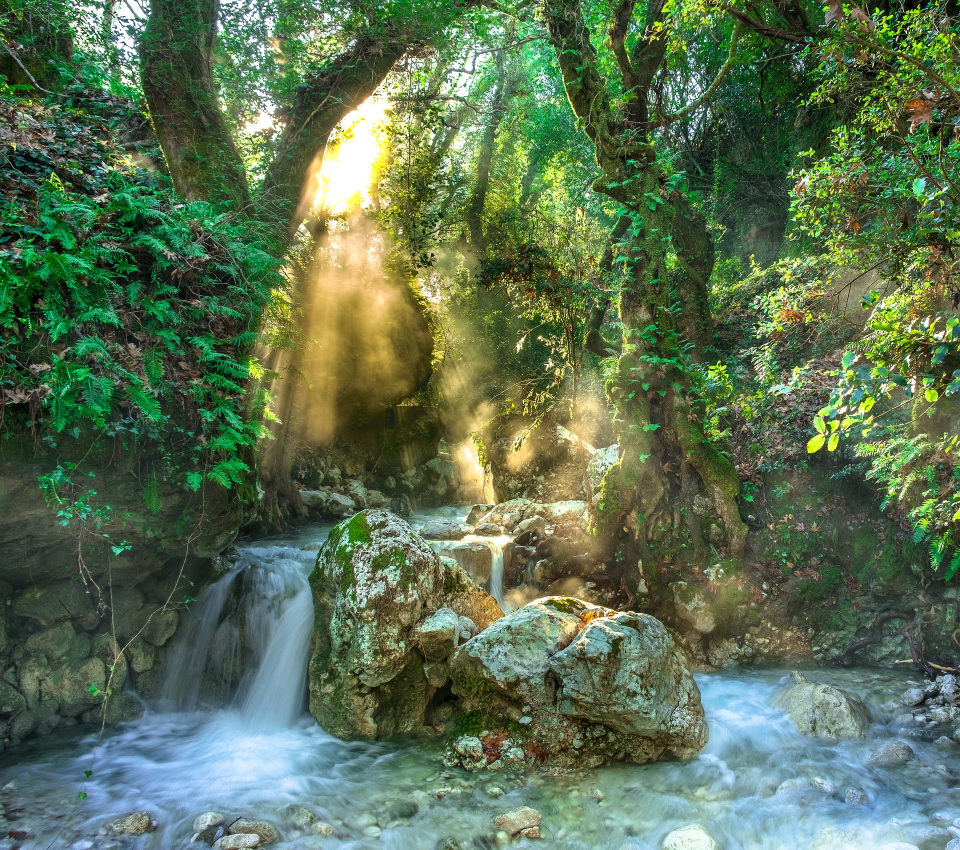
#> input picture img1.jpg, 1920 x 1699 px (shown at 1/2 size); its folder holds 3 pictures in this run
$ python bt709_grayscale_conversion.py
#> lines starting #> are read from the running program, lines starting #| are printed output that depends on the picture
# -*- coding: utf-8 -*-
"""
Created on Thu Jan 11 13:59:43 2024

@author: jose ochoa
"""

import cv2

# Lista de archivos a procesar
imagenes = ["img1", "img2", "img3"]

# Pesos para la conversión a escala de grises
wr = 0.2125
wg = 0.7154
wb = 0.072

for ruta in imagenes:
    img = cv2.imread(f"{ruta}.jpg")
#> img is the input picture: shape (1699, 1920, 3); mean B, G, R 82.7, 112.2, 91

    # Separación de canales RGB (OpenCV usa BGR)
    r = img[:,:,2]
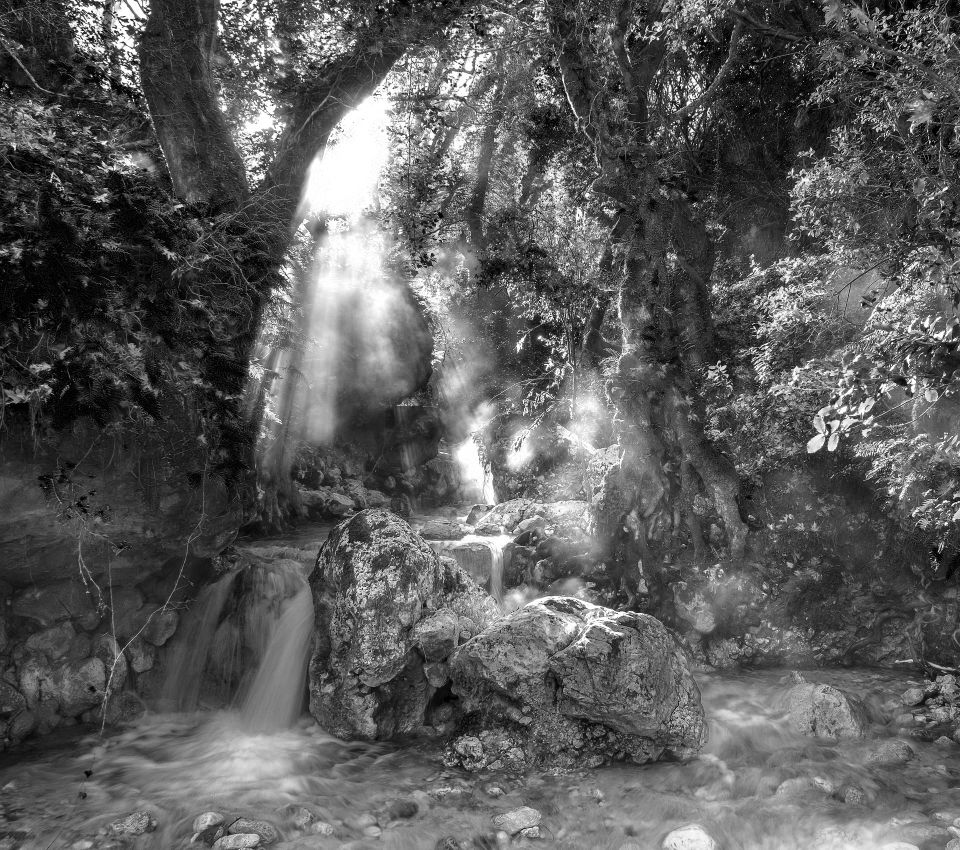
#> r: shape (1699, 1920) (shown at 1/2 size); min 0, max 255, mean 91
    g = img[:,:,1]
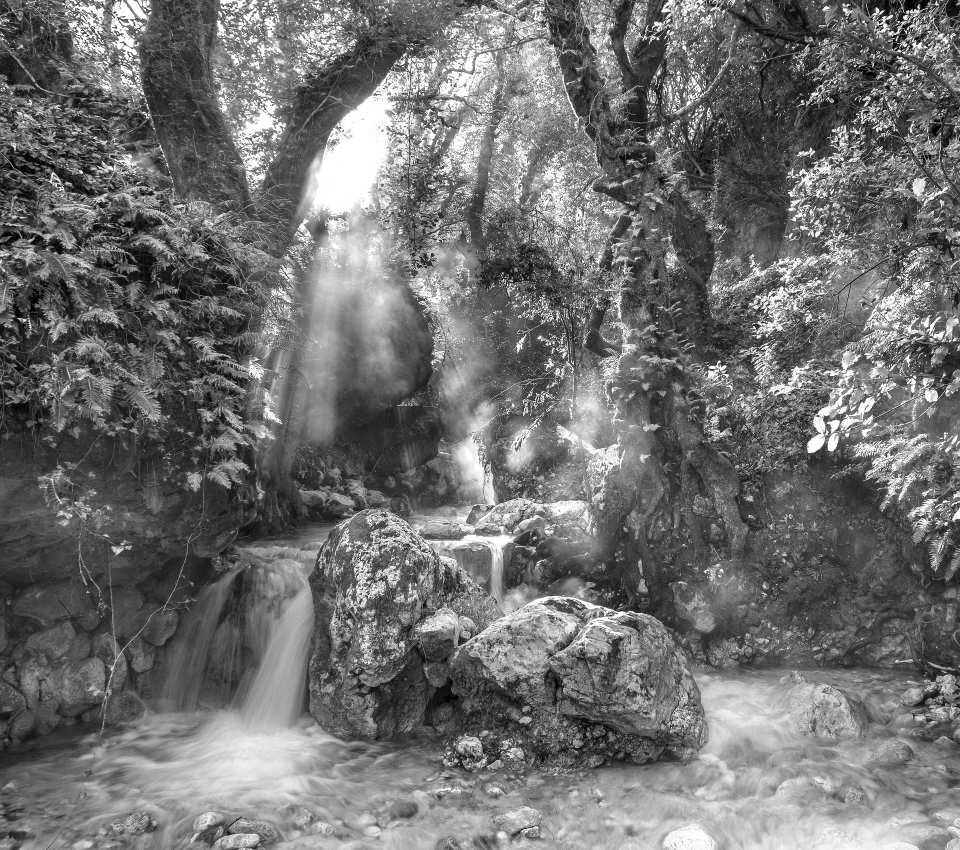
#> g: shape (1699, 1920) (shown at 1/2 size); min 0, max 255, mean 112.2
    b = img[:,:,0]
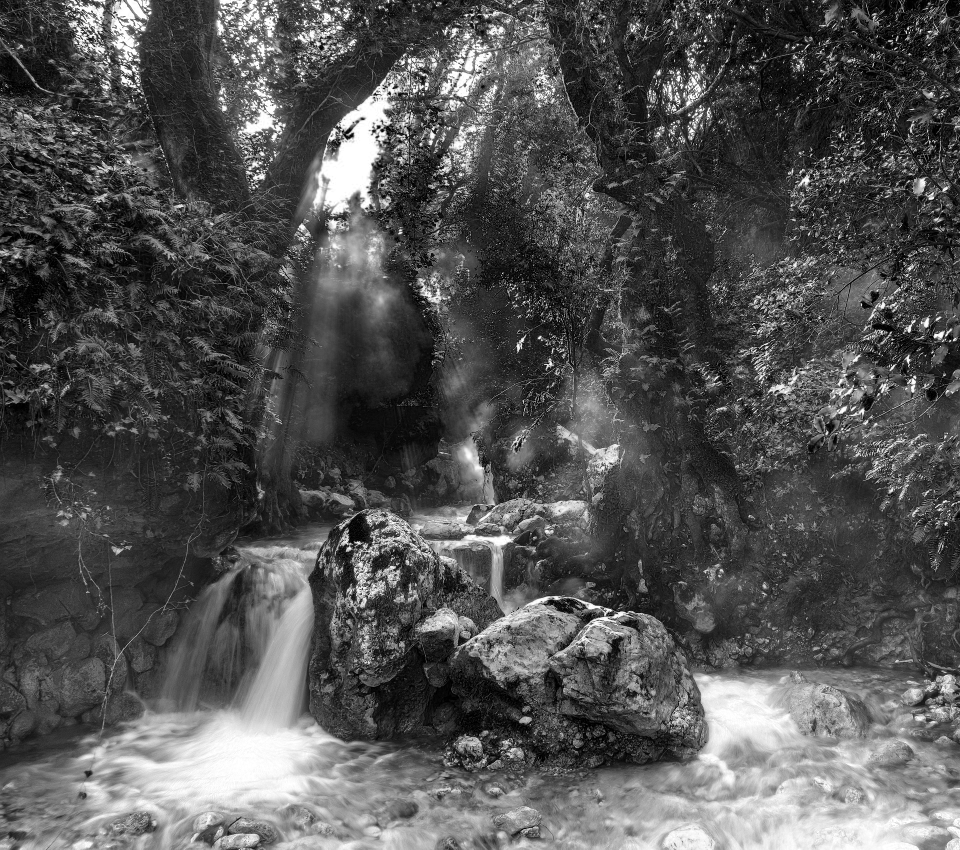
#> b: shape (1699, 1920) (shown at 1/2 size); min 0, max 255, mean 82.7

    # Promedio ponderado y conversión a enteros
    n_img = (wr*r + wg*g + wb*b)/3
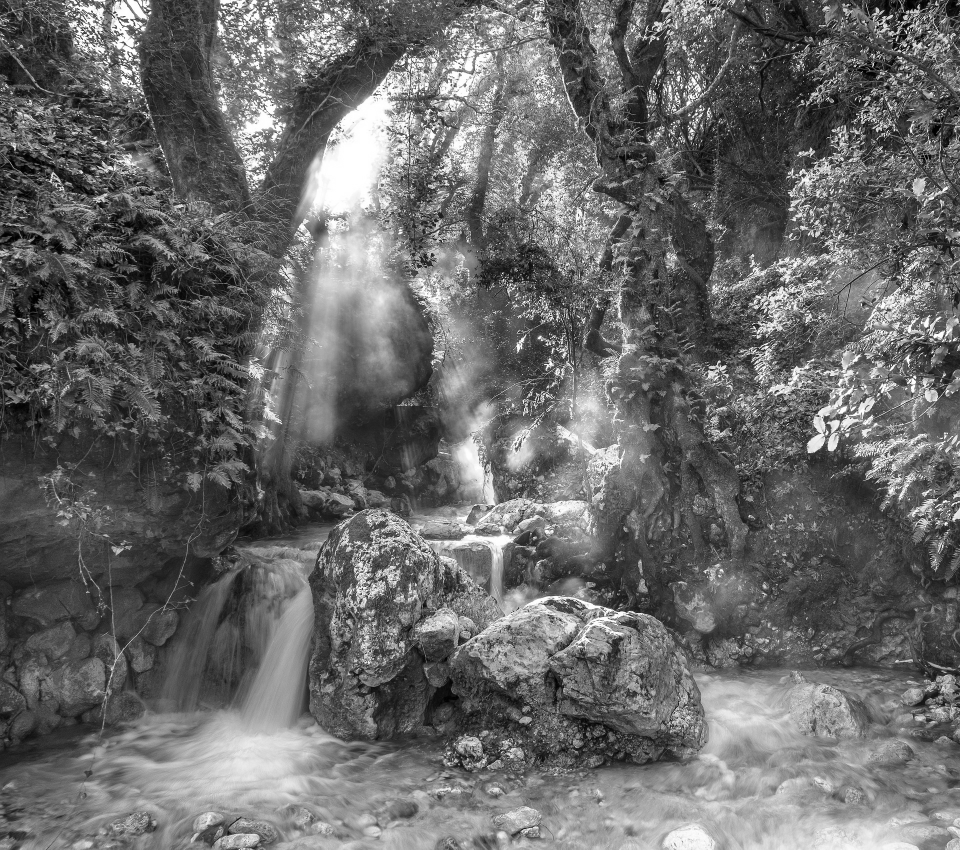
#> n_img: shape (1699, 1920) float64 (shown at 1/2 size); min 0, max 84.99, mean 35.2; drawn with min black and max white
    n_img = n_img.astype(int)

    # Guardar imagen resultante
    cv2.imwrite(f"{ruta}_E10.jpg", n_img)
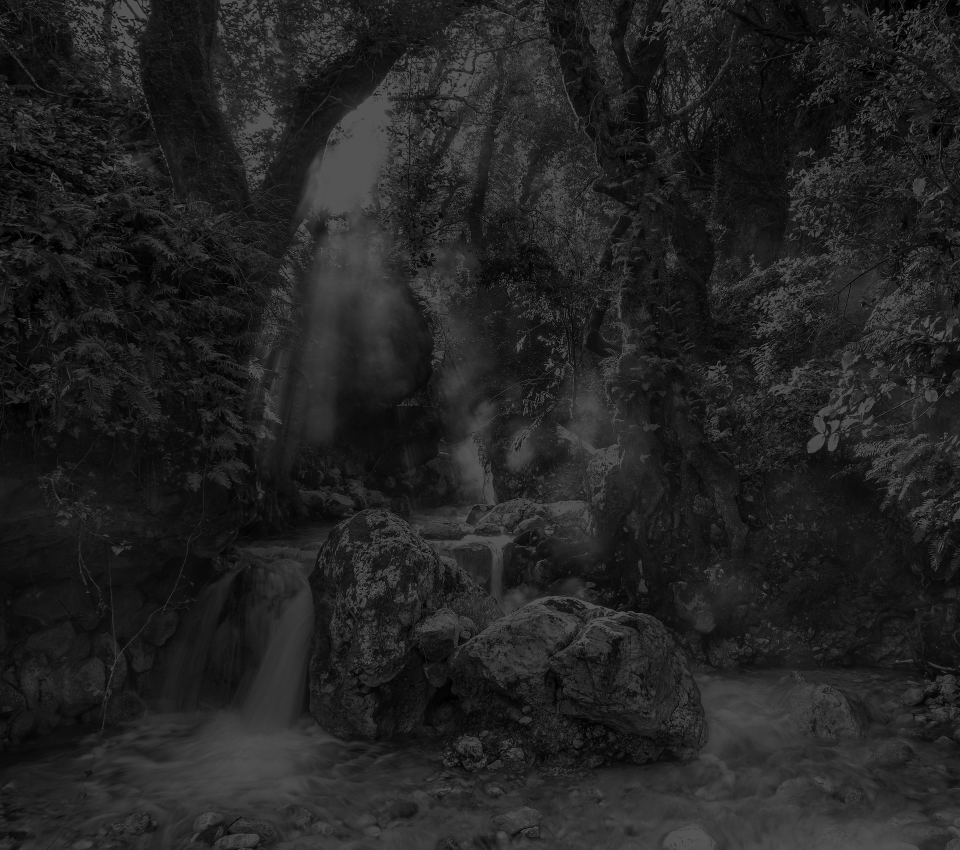
#> saved as img1_E10.jpg: shape (1699, 1920) (shown at 1/2 size); min 0, max 84, mean 34.7
#> pass 2 of the loop `for ruta in imagenes:`:
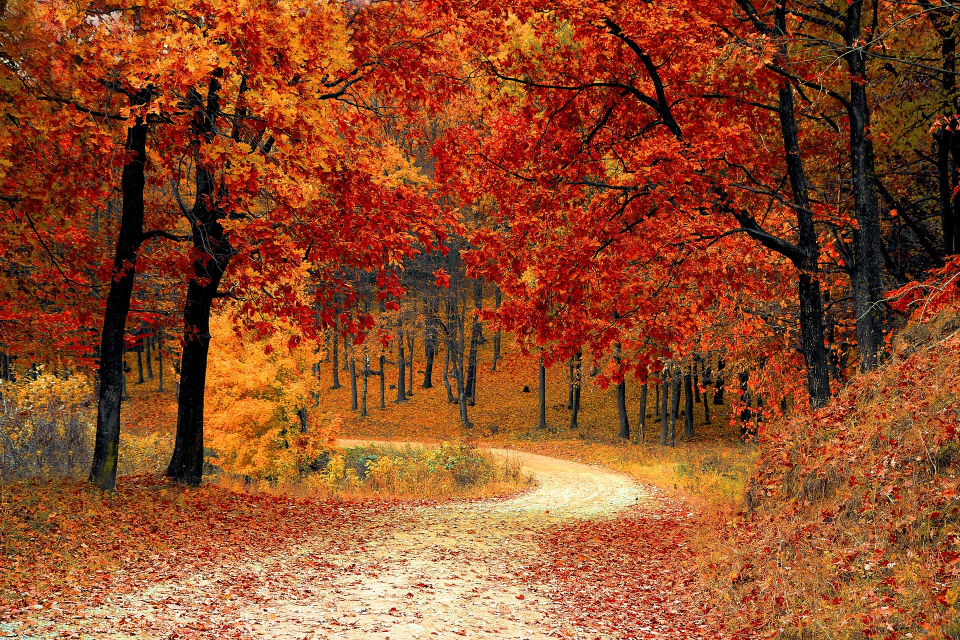
#> input picture img2.jpg, 1920 x 1280 px (shown at 1/2 size)
#> img is the input picture: shape (1280, 1920, 3); mean B, G, R 40.7, 76, 144.1
#> r: shape (1280, 1920)
#> g: shape (1280, 1920)
#> b: shape (1280, 1920)
#> `n_img = (wr*r + wg*g + wb*b)/3`:
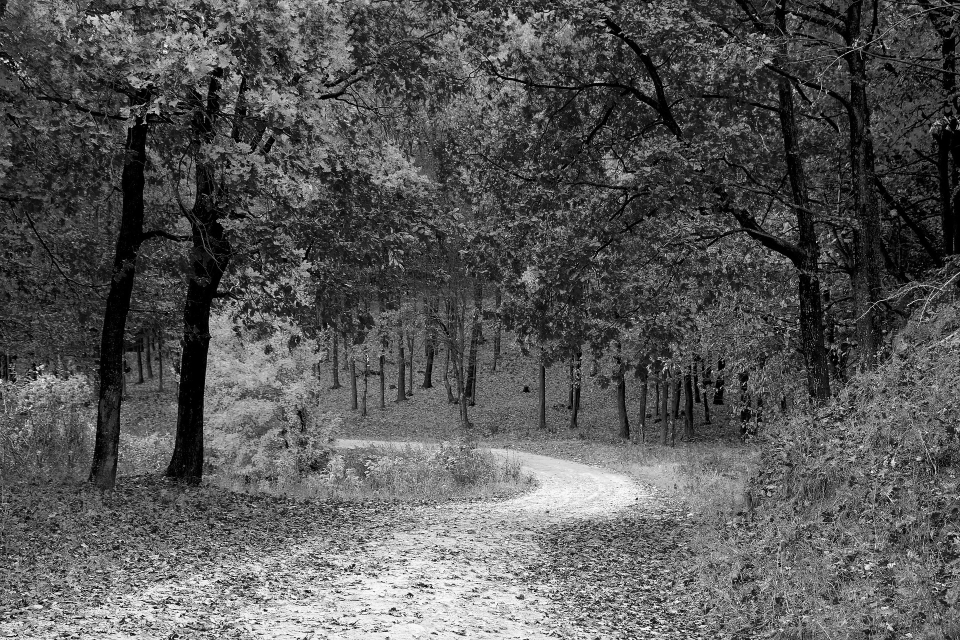
#> n_img: shape (1280, 1920) float64 (shown at 1/2 size); min 0, max 84.99, mean 29.3; drawn with min black and max white
#> `cv2.imwrite(f"{ruta}_E10.jpg", n_img)`:
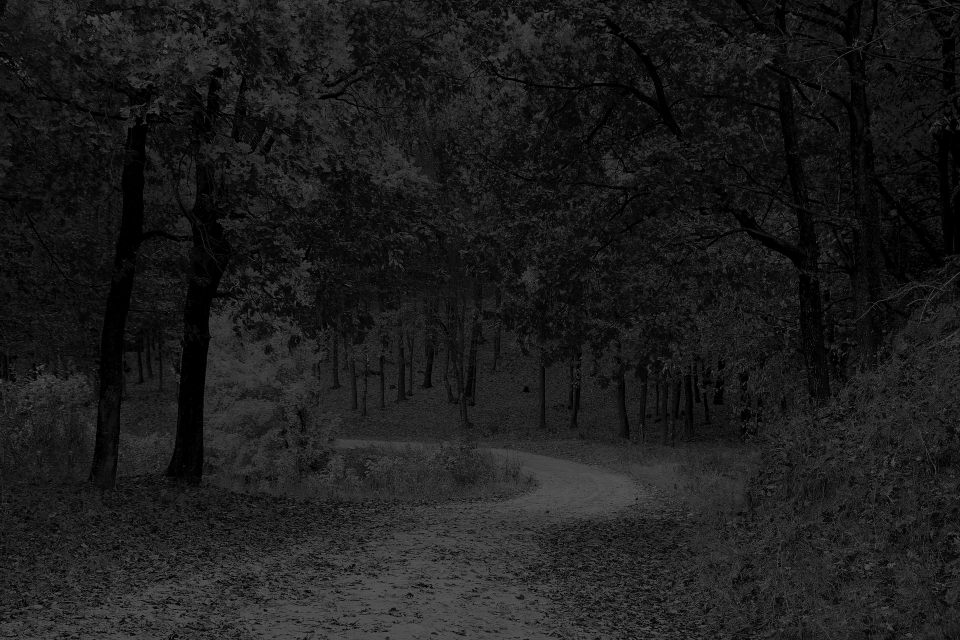
#> saved as img2_E10.jpg: shape (1280, 1920) (shown at 1/2 size); min 0, max 84, mean 28.8
#> pass 3 of the loop `for ruta in imagenes:`:
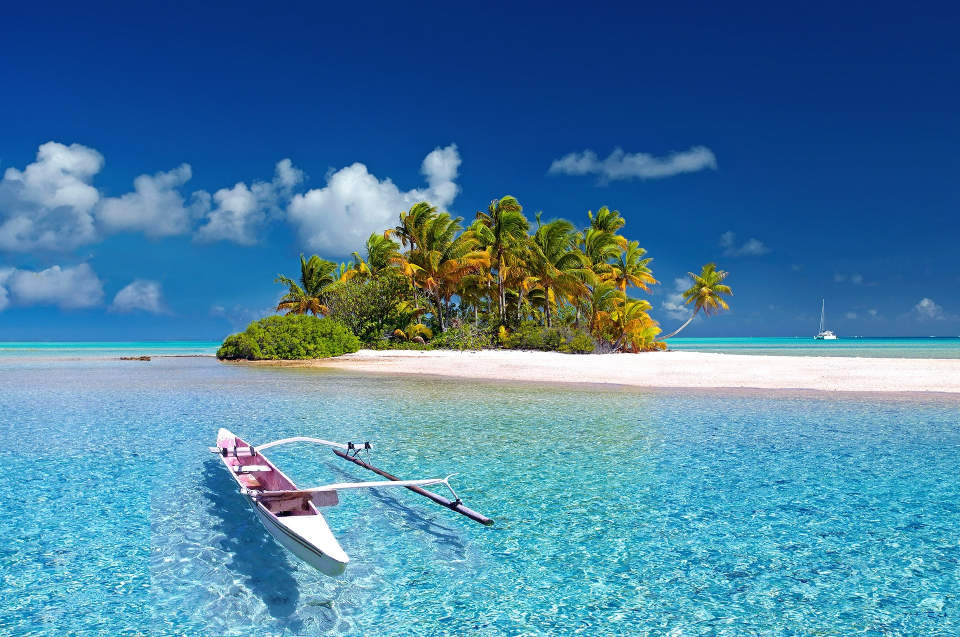
#> input picture img3.jpg, 1920 x 1274 px (shown at 1/2 size)
#> img is the input picture: shape (1274, 1920, 3); mean B, G, R 162.8, 128.1, 72.7
#> r: shape (1274, 1920)
#> g: shape (1274, 1920)
#> b: shape (1274, 1920)
#> `n_img = (wr*r + wg*g + wb*b)/3`:
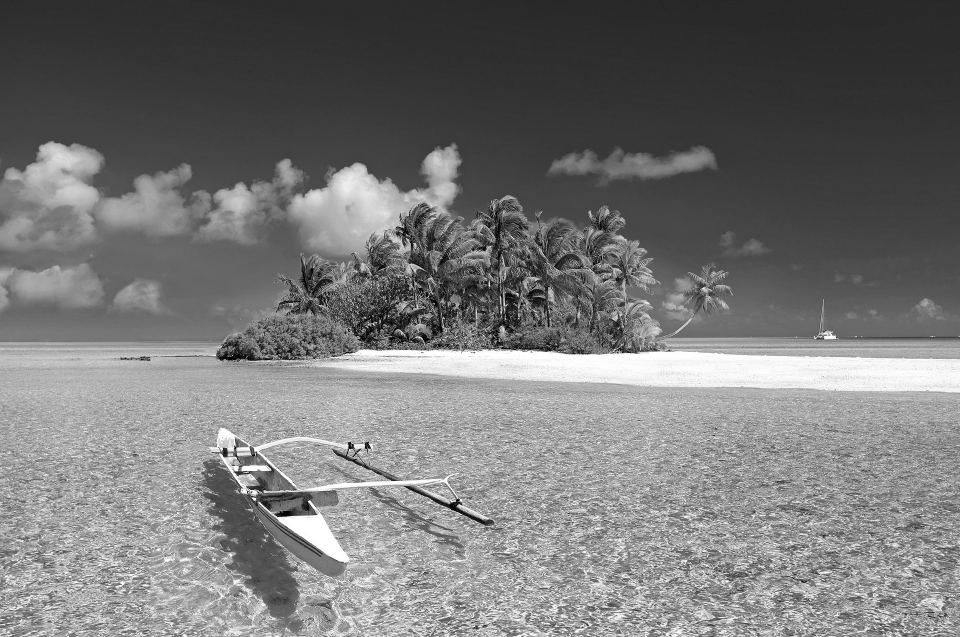
#> n_img: shape (1274, 1920) float64 (shown at 1/2 size); min 0, max 84.99, mean 39.6; drawn with min black and max white
#> `cv2.imwrite(f"{ruta}_E10.jpg", n_img)`:
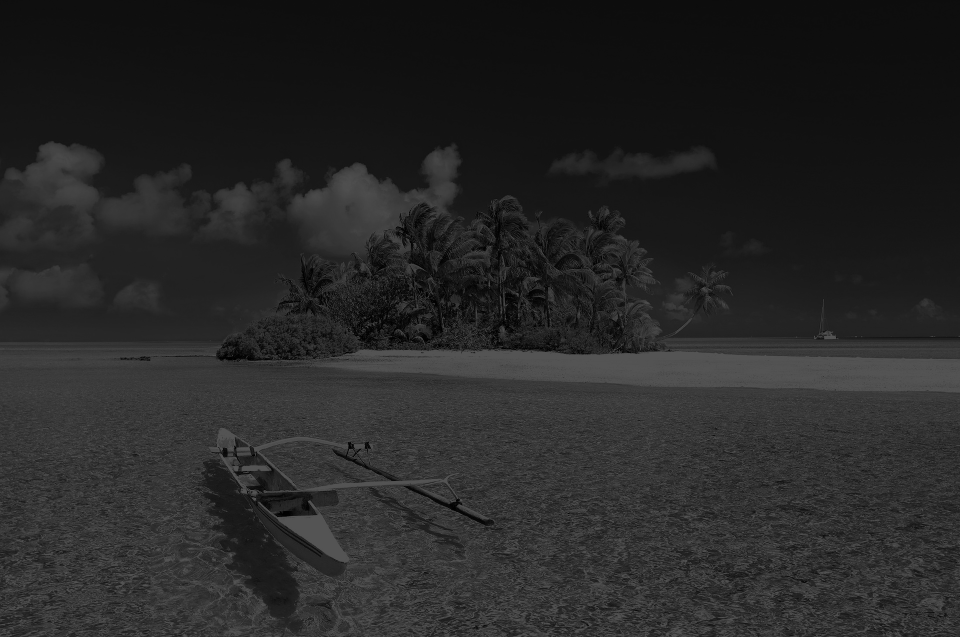
#> saved as img3_E10.jpg: shape (1274, 1920) (shown at 1/2 size); min 0, max 84, mean 39.1
